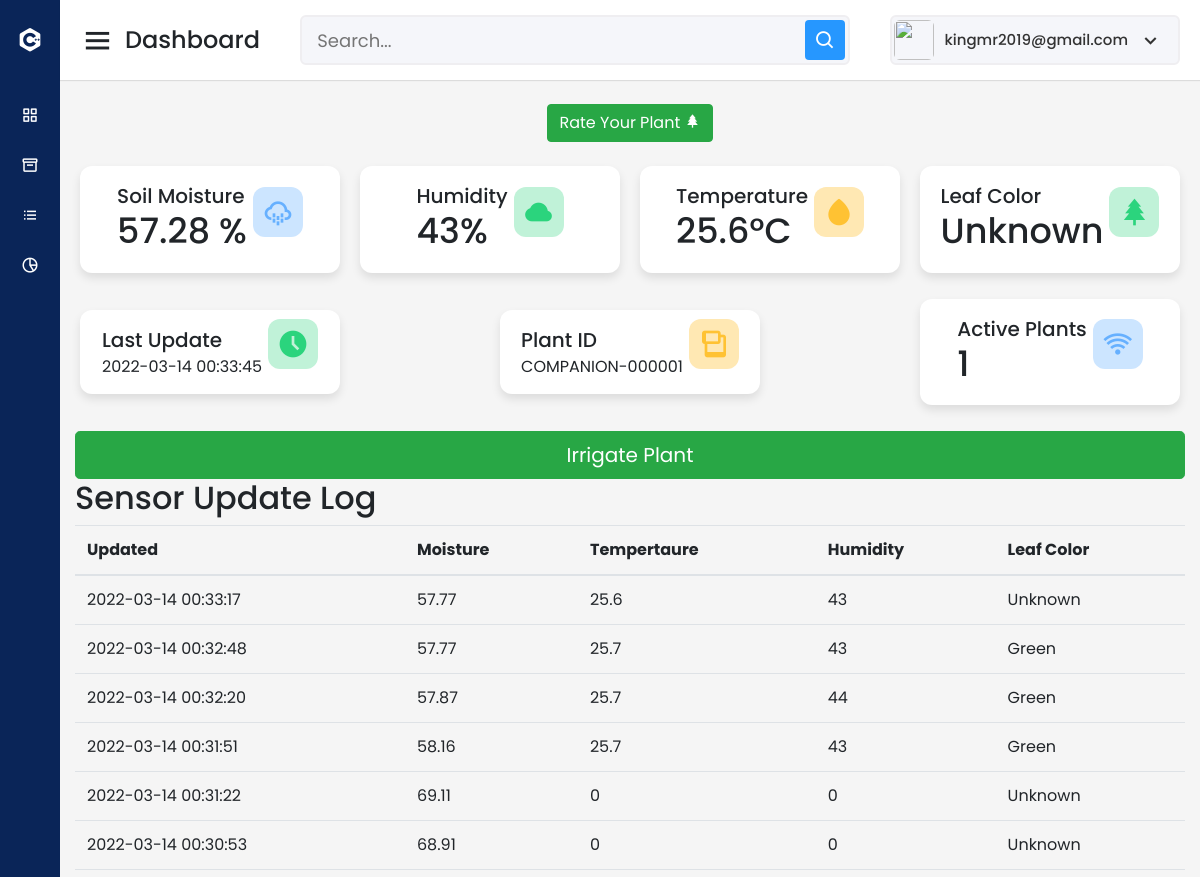
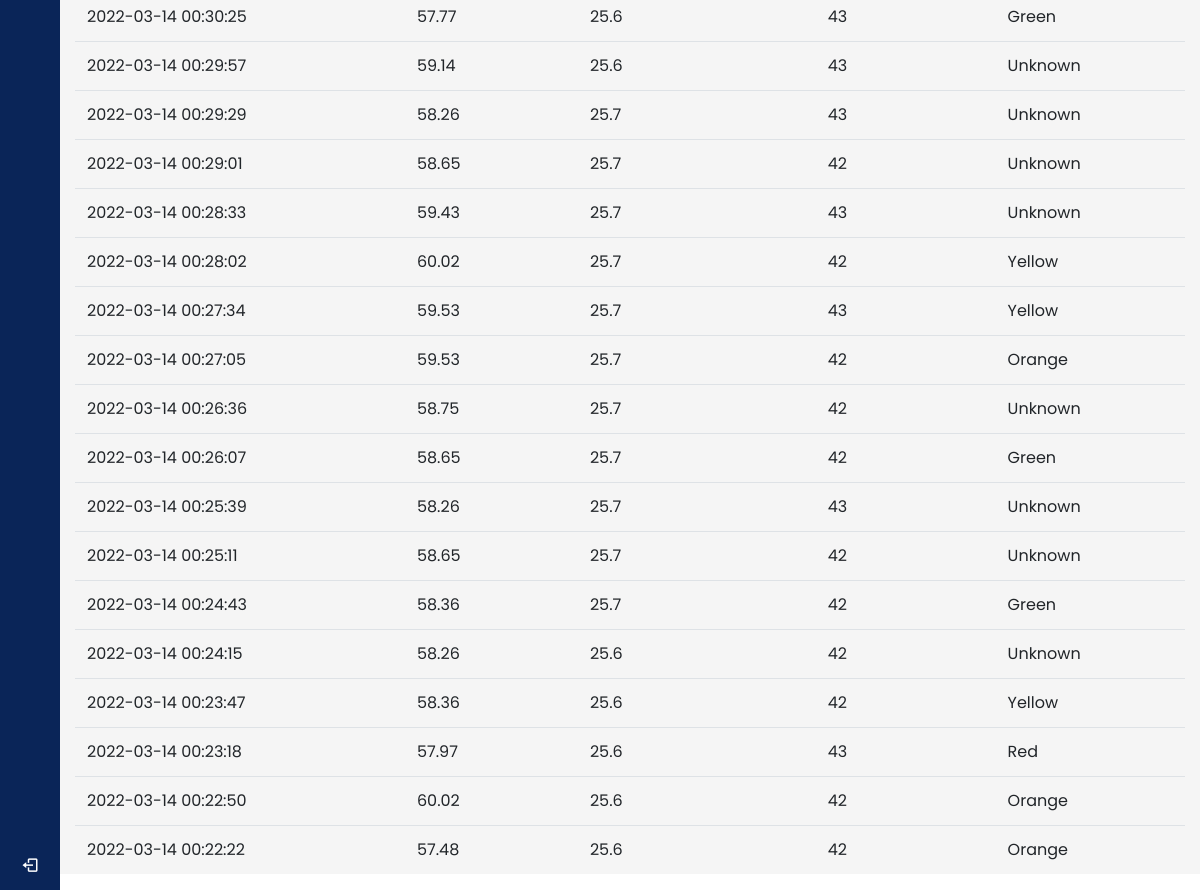
The app's page /Dashboard/index.php (signed in) with its own data (2 pictures, top to bottom).
### tables this page shows
CREATE TABLE `sensor_data` (
  `id` int(11) NOT NULL,
  `plant_id` varchar(255) NOT NULL,
  `moisture` float NOT NULL,
  `humidity` float NOT NULL,
  `light` float NOT NULL,
  `color` varchar(255) NOT NULL,
  `temperature` float NOT NULL,
  `update_time` datetime NOT NULL DEFAULT current_timestamp()
);

CREATE TABLE `config` (
  `id` int(11) NOT NULL,
  `plant_id` varchar(255) NOT NULL,
  `ssid` varchar(255) DEFAULT NULL,
  `password` varchar(255) DEFAULT NULL,
  `status` int(2) NOT NULL DEFAULT 0,
  `last_update` varchar(255) NOT NULL,
  `user` varchar(100) DEFAULT NULL,
  `plant_type` int(5) NOT NULL DEFAULT 0,
  `manual_pump` varchar(5) NOT NULL DEFAULT '0',
  `moisture` varchar(100) NOT NULL
);

### Dashboard/index.php (the view, shortened to what this page needs)
<?php
include 'header.php';
$checkid = "SELECT * FROM config WHERE user='$user'";
$plant_id_check = mysqli_query($conn, $checkid);
$no_of_plants = mysqli_num_rows($plant_id_check);
if ($no_of_plants > 0) {
  $pid = "SELECT plant_id FROM config WHERE user='$user'";
  $pid = mysqli_query($conn, $pid);
  $plant_id = $pid->fetch_assoc()['plant_id'];
  $latest_data = "SELECT * FROM sensor_data WHERE plant_id='$plant_id' ORDER BY update_time DESC LIMIT 25";
  $latest_data = mysqli_query($conn, $latest_data);
  if(mysqli_num_rows($latest_data) > 0){
  $data = $latest_data->fetch_assoc();
  $moisture = $data['moisture'];
  $humidity = $data['humidity'];
  $color = $data['color'];
  $last_update = $data['update_time'];
  $temperature = $data['temperature'];
?>
    <div class="home-content">
<div class="text-center">
  <a href="" class="btn btn-success btn-rounded mb-4" data-toggle="modal" data-target="#modalLoginForm">Rate Your Plant <i class='bx bxs-tree cart two'></i></a>
</div>
    <div class="overview-boxes">
        <div class="box">
          <div class="right-side">
            <div class="box-topic">Soil Moisture</div>
            <div class="number"><?php echo $moisture ?> %</div>
          </div>
          <i class='bx bx-cloud-drizzle cart' ></i>
        </div>
        <div class="box">
          <div class="right-side">
            <div class="box-topic">Humidity</div>
            <div class="number"><?php echo $humidity ?>%</div>
          </div>
          <i class='bx bxs-cloud cart two' ></i>
        </div>
        <div class="box">
          <div class="right-side">
            <div class="box-topic">Temperature</div>
            <div class="number"><?php echo $temperature ?>°C</div>
          </div>
          <i class='bx bxs-droplet cart three'></i>
        </div>
        <div class="box">
          <div class="right-side">
            <div class="box-topic">Leaf Color</div>
            <div class="number"><?php echo $color ?></div>
          </div>
          <i class='bx bxs-tree cart two'></i>
        </div>
      </div>
      <div class="overview-boxes">
        <div class="box">
          <div class="right-side">
            <div class="box-topic">Last Update</div>
            <div class="numbder"><?php echo $last_update ?></div>
          </div>
          <i class='bx bxs-time-five cart two'></i>
        </div>
        <div class="box">
          <div class="right-side">
            <div class="box-topic">Plant ID</div>
            <div class="numbr"><?php echo $plant_id ?></div>
          </div>
          <i class='bx bxs-devices cart three bx-rotate-90' ></i>
        </div>
        <div class="box">
          <div class="right-side">
            <div class="box-topic">Active Plants</div>
            <div class="number"><?php echo $no_of_plants ?></div>
          </div>
          <i class='bx bx-wifi cart'></i>
        </div>
      </div>
      <div class="container-fluid" id="irrigateField">
          <button type="button" id="irrigateBtn" class="btn btn-success btn-block btn-lg btn-round">Irrigate Plant</button>
      </div>
      <div class="container">
  <h2>Sensor Update Log</h2>
  <table class="table table-hover">
    <thead>
      <tr>
        <th>Updated</th>
        <th>Moisture</th>
        <th>Tempertaure</th>
        <th>Humidity</th>
        <th>Leaf Color</th>
      </tr>
    </thead>
    <tbody>
        <?php
        while($row = $latest_data->fetch_assoc()) {
          echo "<tr><td>".$row["update_time"]."</td><td>".$row["moisture"]."</td><td>".$row["temperature"]."</td><td>".$row["humidity"]."</td><td>".$row["color"]."</td></tr>";
        }
        ?>
    </tbody>
  </table>
</div>
    </div>
  </section>
<?php
}}
include 'footer.php';
?>

### Dashboard/header.php (shortened to what this page needs)
<?php
$user = $_SESSION['user'];
?>
<!DOCTYPE html>
<html lang="en" dir="ltr">
  <head>
    <link rel="stylesheet" href="style.css">
    <link href='https://unpkg.com/boxicons@2.0.7/css/boxicons.min.css' rel='stylesheet'>
    <link rel="stylesheet" href="https://cdn.jsdelivr.net/npm/bootstrap@4.6.1/dist/css/bootstrap.min.css">
   </head>
<body>
  <div class="sidebar">
    <div class="logo-details">
      <i class='bx bxl-c-plus-plus'></i>
      <span class="logo_name">Companion</span>
    </div>
      <ul class="nav-links">
        <li>
          <a href="index.php">
            <i class='bx bx-grid-alt' ></i>
            <span class="links_name">Dashboard</span>
          </a>
        </li>
        <li>
          <a href="plant.php">
            <i class='bx bx-box' ></i>
            <span class="links_name">Add Plant</span>
          </a>
        </li>
        <li>
          <a href="wifi.php">
            <i class='bx bx-list-ul' ></i>
            <span class="links_name">Change WiFi Access</span>
          </a>
        </li>
        <li>
          <a href="show_rating.php">
            <i class='bx bx-pie-chart-alt-2' ></i>
            <span class="links_name">Show Ratings</span>
          </a>
        </li>
        <li class="log_out">
          <a href="../logout.php">
            <i class='bx bx-log-out'></i>
            <span class="links_name">Log out</span>
          </a>
        </li>
      </ul>
  </div>
  <section class="home-section">
    <nav>
      <div class="sidebar-button">
        <i class='bx bx-menu sidebarBtn'></i>
        <span class="dashboard">Dashboard</span>
      </div>
      <div class="search-box">
        <input type="text" placeholder="Search...">
        <i class='bx bx-search' ></i>
      </div>
      <div class="profile-details">
        <img src="https://cdn.pixabay.com/photo/2015/10/05/22/37/blank-profile-picture-973460__340.png" alt="">
        <span class="admin_name"><?php echo $user; ?></span>
        <i class='bx bx-chevron-down' ></i>
      </div>
    </nav>

### Dashboard/footer.php (shortened to what this page needs)
</body>
</html>

### Dashboard/style.css (style rules this page uses)
* { margin: 0; padding: 0; box-sizing: border-box; font-family: 'Poppins', sans-serif; }
.sidebar { position: fixed; height: 100%; width: 240px; background: #0A2558; transition: all 0.5s ease; }
.sidebar .logo-details { height: 80px; display: flex; align-items: center; }
.sidebar .logo-details i { font-size: 28px; font-weight: 500; color: #fff; min-width: 60px; text-align: center }
.sidebar .logo-details .logo_name { color: #fff; font-size: 24px; font-weight: 500; }
.sidebar .nav-links { margin-top: 10px; }
.sidebar .nav-links li { position: relative; list-style: none; height: 50px; }
.sidebar .nav-links li a { height: 100%; width: 100%; display: flex; align-items: center; text-decoration: none; transition: all 0.4s ease; }
.sidebar .nav-links li i { min-width: 60px; text-align: center; font-size: 18px; color: #fff; }
.sidebar .nav-links li a .links_name { color: #fff; font-size: 15px; font-weight: 400; white-space: nowrap; }
.sidebar .nav-links .log_out { position: absolute; bottom: 0; width: 100%; }
.home-section { position: relative; background: #f5f5f5; min-height: 100vh; width: calc(100% - 240px); left: 240px; transition: all 0.5s ease; }
.home-section nav { display: flex; justify-content: space-between; height: 80px; background: #fff; display: flex; align-items: center; position: fixed; width: calc(100% - 240px); left: 240px; z-index: 100; padding: 0 20px; box-shadow: 0 1px 1px rgba(0, 0, 0, 0.1); transition: all 0.5s ease; }
.home-section nav .sidebar-button { display: flex; align-items: center; font-size: 24px; font-weight: 500; }
nav .sidebar-button i { font-size: 35px; margin-right: 10px; }
.home-section nav .search-box { position: relative; height: 50px; max-width: 550px; width: 100%; margin: 0 20px; }
nav .search-box input { height: 100%; width: 100%; outline: none; background: #F5F6FA; border: 2px solid #EFEEF1; border-radius: 6px; font-size: 18px; padding: 0 15px; }
nav .search-box .bx-search { position: absolute; height: 40px; width: 40px; background: #2697FF; right: 5px; top: 50%; transform: translateY(-50%); border-radius: 4px; line-height: 40px; text-align: center; color: #fff; font-size: 22px; transition: all 0.4 ease; }
.home-section nav .profile-details { display: flex; align-items: center; background: #F5F6FA; border: 2px solid #EFEEF1; border-radius: 6px; height: 50px; min-width: 190px; padding: 0 15px 0 2px; }
nav .profile-details img { height: 40px; width: 40px; border-radius: 6px; object-fit: cover; }
nav .profile-details .admin_name { font-size: 15px; font-weight: 500; color: #333; margin: 0 10px; white-space: nowrap; }
nav .profile-details i { font-size: 25px; color: #333; }
.home-section .home-content { position: relative; padding-top: 104px; }
.home-content .overview-boxes { display: flex; align-items: center; justify-content: space-between; flex-wrap: wrap; padding: 0 20px; margin-bottom: 26px; }
.overview-boxes .box { display: flex; align-items: center; justify-content: center; width: calc(100% / 4 - 15px); background: #fff; padding: 15px 14px; border-radius: 12px; box-shadow: 0 5px 10px rgba(0,0,0,0.1); }
.overview-boxes .box-topic { font-size: 20px; font-weight: 500; }
.home-content .box .number { display: inline-block; font-size: 35px; margin-top: -6px; font-weight: 500; }
.home-content .box .cart { display: inline-block; font-size: 32px; height: 50px; width: 50px; background: #cce5ff; line-height: 50px; text-align: center; color: #66b0ff; border-radius: 12px; margin: -15px 0 0 6px; }
.home-content .box .cart.two { color: #2BD47D; background: #C0F2D8; }
.home-content .box .cart.three { color: #ffc233; background: #ffe8b3; }
@media (max-width: 1240px) { .sidebar { width: 60px; } }
@media (max-width: 1240px) { .home-section { width: calc(100% - 60px); left: 60px; } }
@media (max-width: 1240px) { .home-section nav { width: calc(100% - 60px); left: 60px; } }

### records on screen
sensor_data: moisture "57.28", humidity "43", temperature "25.6", color "Unknown", update_time "2022-03-14 00:33:45"
config: plant "COMPANION-000001"
sensor_data: update_time "2022-03-14 00:33:17", moisture "57.77", temperature "25.6", humidity "43", color "Unknown"
sensor_data: update_time "2022-03-14 00:32:48", moisture "57.77", temperature "25.7", humidity "43", color "Green"
sensor_data: update_time "2022-03-14 00:32:20", moisture "57.87", temperature "25.7", humidity "44", color "Green"
sensor_data: update_time "2022-03-14 00:31:51", moisture "58.16", temperature "25.7", humidity "43", color "Green"
sensor_data: update_time "2022-03-14 00:31:22", moisture "69.11", temperature "0", humidity "0", color "Unknown"
sensor_data: update_time "2022-03-14 00:30:53", moisture "68.91", temperature "0", humidity "0", color "Unknown"
sensor_data: update_time "2022-03-14 00:30:25", moisture "57.77", temperature "25.6", humidity "43", color "Green"
sensor_data: update_time "2022-03-14 00:29:57", moisture "59.14", temperature "25.6", humidity "43", color "Unknown"
sensor_data: update_time "2022-03-14 00:29:29", moisture "58.26", temperature "25.7", humidity "43", color "Unknown"
sensor_data: update_time "2022-03-14 00:29:01", moisture "58.65", temperature "25.7", humidity "42", color "Unknown"
sensor_data: update_time "2022-03-14 00:28:33", moisture "59.43", temperature "25.7", humidity "43", color "Unknown"
sensor_data: update_time "2022-03-14 00:28:02", moisture "60.02", temperature "25.7", humidity "42", color "Yellow"
sensor_data: update_time "2022-03-14 00:27:34", moisture "59.53", temperature "25.7", humidity "43", color "Yellow"
sensor_data: update_time "2022-03-14 00:27:05", moisture "59.53", temperature "25.7", humidity "42", color "Orange"
sensor_data: update_time "2022-03-14 00:26:36", moisture "58.75", temperature "25.7", humidity "42", color "Unknown"
sensor_data: update_time "2022-03-14 00:26:07", moisture "58.65", temperature "25.7", humidity "42", color "Green"
sensor_data: update_time "2022-03-14 00:25:39", moisture "58.26", temperature "25.7", humidity "43", color "Unknown"
sensor_data: update_time "2022-03-14 00:25:11", moisture "58.65", temperature "25.7", humidity "42", color "Unknown"
sensor_data: update_time "2022-03-14 00:24:43", moisture "58.36", temperature "25.7", humidity "42", color "Green"
sensor_data: update_time "2022-03-14 00:24:15", moisture "58.26", temperature "25.6", humidity "42", color "Unknown"
sensor_data: update_time "2022-03-14 00:23:47", moisture "58.36", temperature "25.6", humidity "42", color "Yellow"
sensor_data: update_time "2022-03-14 00:23:18", moisture "57.97", temperature "25.6", humidity "43", color "Red"
sensor_data: update_time "2022-03-14 00:22:50", moisture "60.02", temperature "25.6", humidity "42", color "Orange"
sensor_data: update_time "2022-03-14 00:22:22", moisture "57.48", temperature "25.6", humidity "42", color "Orange"

### other values on screen
$user "kingmr2019@gmail.com"
$no_of_plants "1"
